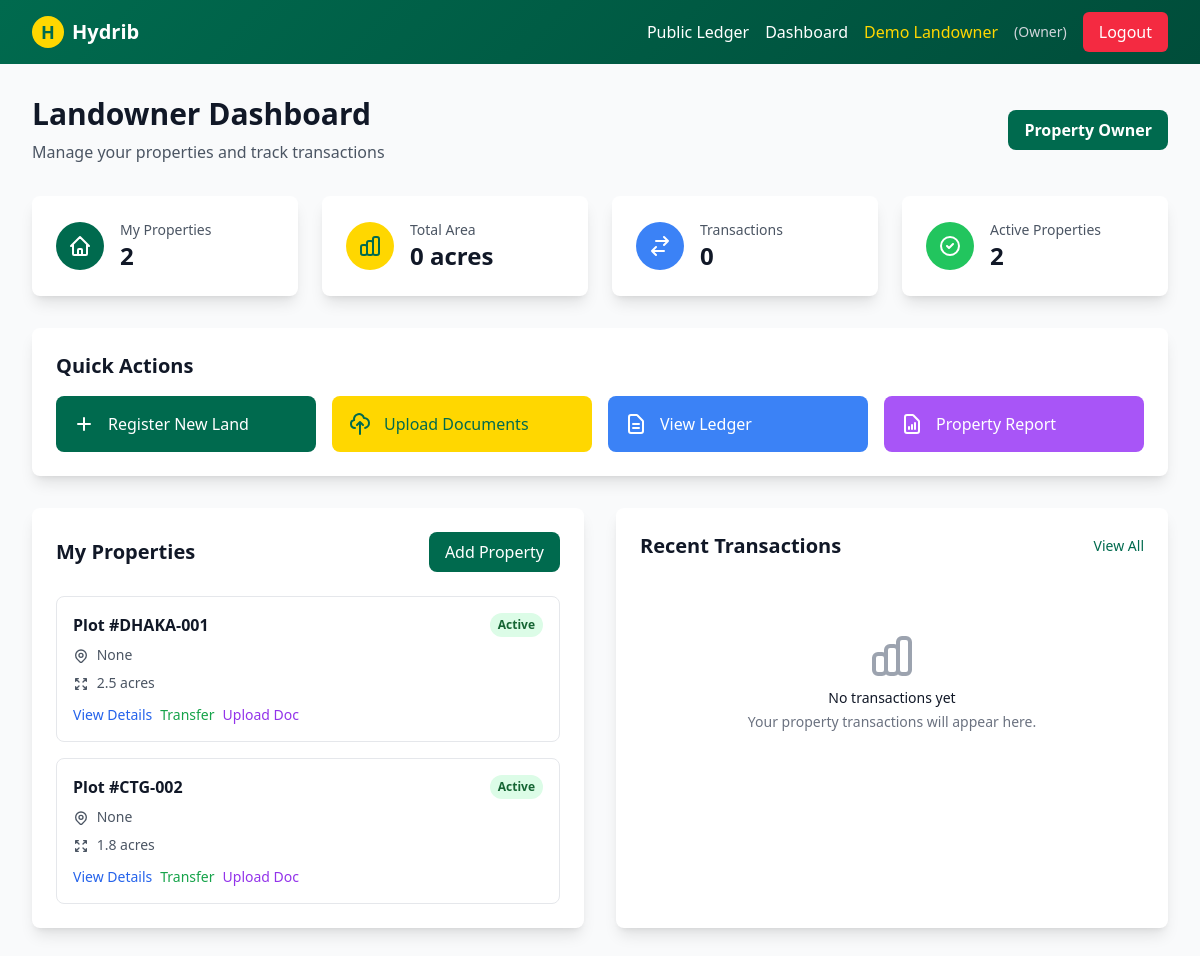
/dashboard (signed in), run on the app's committed database.
### tables this page shows
CREATE TABLE land_records (
            id INTEGER PRIMARY KEY AUTOINCREMENT,
            plot_number TEXT UNIQUE NOT NULL,
            khatian_number TEXT,
            dag_number TEXT,
            owner_id INTEGER,
            area REAL NOT NULL,
            market_value INTEGER NOT NULL,
            land_type TEXT NOT NULL,
            division TEXT NOT NULL,
            district TEXT NOT NULL,
            upazila TEXT NOT NULL,
            mouza TEXT,
            address TEXT NOT NULL,
            description TEXT,
            location TEXT,
            status TEXT DEFAULT 'registered',
            hash_value TEXT NOT NULL,
            created_at TIMESTAMP DEFAULT CURRENT_TIMESTAMP,
            FOREIGN KEY (owner_id) REFERENCES users (id)
        );

### app.py (the view, shortened to what this page needs)
@app.route('/dashboard')
@login_required
def dashboard():
    user_role = session.get('user_role')
    user_id = session.get('user_id')
    login_time = session.get('login_time')
    if login_time:
        login_datetime = datetime.datetime.fromisoformat(login_time)
        session_timeout = app.config.get('SESSION_TIMEOUT', 7200)  # 2 hours default
        if (datetime.datetime.now() - login_datetime).total_seconds() > session_timeout:
            session.clear()
            flash('Session expired. Please login again.', 'warning')
            return redirect(url_for('login'))
    conn = get_db_connection()
    if user_role == 'admin':
        pending_transactions = conn.execute(
            '''SELECT t.*, l.plot_number, l.address,
                      u1.full_name as from_user, u2.full_name as to_user
               FROM transactions t
               JOIN land_records l ON t.property_id = l.id
               LEFT JOIN users u1 ON t.seller_id = u1.id
               LEFT JOIN users u2 ON u2.email = t.buyer_email
               WHERE t.status = 'pending'
               ORDER BY t.created_at DESC'''
        ).fetchall()
        total_lands = conn.execute('SELECT COUNT(*) as count FROM land_records').fetchone()['count']
        total_users = conn.execute('SELECT COUNT(*) as count FROM users').fetchone()['count']
        total_transactions = conn.execute('SELECT COUNT(*) as count FROM transactions').fetchone()['count']
        conn.close()
        return render_template('admin_dashboard.html',
                             pending_transactions=pending_transactions,
                             total_lands=total_lands,
                             total_users=total_users,
                             total_transactions=total_transactions)
    elif user_role == 'owner':
        properties = conn.execute(
            'SELECT * FROM land_records WHERE owner_id = ? ORDER BY created_at DESC',
            (user_id,)
        ).fetchall()
        transactions = conn.execute(
            '''SELECT t.*, l.plot_number, l.address
               FROM transactions t
               JOIN land_records l ON t.property_id = l.id
               WHERE t.seller_id = ?
               ORDER BY t.created_at DESC LIMIT 10''',
            (user_id,)
        ).fetchall()
        conn.close()
        return render_template('owner_dashboard.html',
                             properties=properties,
                             transactions=transactions)

### app.py (called while the page is built)
def get_db_connection():
    conn = sqlite3.connect('land_registry.db')
    conn.row_factory = sqlite3.Row
    return conn

### security.py (called while the page is built)
def login_required(f):
    @wraps(f)
    def decorated_function(*args, **kwargs):
        if 'user_id' not in session:
            flash('Please login to access this page', 'error')
            return redirect(url_for('login'))
        return f(*args, **kwargs)
    return decorated_function

def add_security_headers(response):
    security_headers = {
        'X-Content-Type-Options': 'nosniff',
        'X-Frame-Options': 'DENY',
        'X-XSS-Protection': '1; mode=block',
        'Referrer-Policy': 'strict-origin-when-cross-origin'
    }
    for header, value in security_headers.items():
        response.headers[header] = value
    return response

### templates/owner_dashboard.html (shortened to what this page needs)
{% extends "base.html" %}
{% block content %}
<div class="min-h-screen bg-gray-50 py-8">
    <div class="max-w-7xl mx-auto px-4 sm:px-6 lg:px-8">
        <div class="mb-8">
            <div class="flex items-center justify-between">
                <div>
                    <h1 class="text-3xl font-bold text-gray-900">Landowner Dashboard</h1>
                    <p class="text-gray-600 mt-2">Manage your properties and track transactions</p>
                </div>
                <div class="flex items-center space-x-4">
                    <div class="bg-bangladesh-green text-white px-4 py-2 rounded-lg">
                        <span class="font-semibold">Property Owner</span>
                    </div>
                </div>
            </div>
        </div>
        <div class="grid grid-cols-1 md:grid-cols-2 lg:grid-cols-4 gap-6 mb-8">
            <div class="bg-white rounded-lg shadow-lg p-6 card-hover">
                <div class="flex items-center">
                    <div class="w-12 h-12 bg-bangladesh-green rounded-full flex items-center justify-center">
                        <svg class="w-6 h-6 text-white" fill="none" stroke="currentColor" viewBox="0 0 24 24">
                            <path stroke-linecap="round" stroke-linejoin="round" stroke-width="2" d="M3 12l2-2m0 0l7-7 7 7M5 10v10a1 1 0 001 1h3m10-11l2 2m-2-2v10a1 1 0 01-1 1h-3m-6 0a1 1 0 001-1v-4a1 1 0 011-1h2a1 1 0 011 1v4a1 1 0 001 1m-6 0h6"></path>
                        </svg>
                    </div>
                    <div class="ml-4">
                        <p class="text-sm font-medium text-gray-600">My Properties</p>
                        <p class="text-2xl font-bold text-gray-900">{{ properties|length }}</p>
                    </div>
                </div>
            </div>
            <div class="bg-white rounded-lg shadow-lg p-6 card-hover">
                <div class="flex items-center">
                    <div class="w-12 h-12 bg-bangladesh-gold rounded-full flex items-center justify-center">
                    </div>
                    <div class="ml-4">
                        <p class="text-sm font-medium text-gray-600">Total Area</p>
                        <p class="text-2xl font-bold text-gray-900">{% set total_area = 0 %}{% for prop in properties %}{% set total_area = total_area + (prop.area|extract_area) %}{% endfor %}{{ total_area|round(2) }} acres</p>
                    </div>
                </div>
            </div>
            <div class="bg-white rounded-lg shadow-lg p-6 card-hover">
                <div class="flex items-center">
                    <div class="w-12 h-12 bg-blue-500 rounded-full flex items-center justify-center">
                        <svg class="w-6 h-6 text-white" fill="none" stroke="currentColor" viewBox="0 0 24 24">
                            <path stroke-linecap="round" stroke-linejoin="round" stroke-width="2" d="M8 7h12m0 0l-4-4m4 4l-4 4m0 6H4m0 0l4 4m-4-4l4-4"></path>
                        </svg>
                    </div>
                    <div class="ml-4">
                        <p class="text-sm font-medium text-gray-600">Transactions</p>
                        <p class="text-2xl font-bold text-gray-900">{{ transactions|length }}</p>
                    </div>
                </div>
            </div>
            <div class="bg-white rounded-lg shadow-lg p-6 card-hover">
                <div class="flex items-center">
                    <div class="w-12 h-12 bg-green-500 rounded-full flex items-center justify-center">
                        <svg class="w-6 h-6 text-white" fill="none" stroke="currentColor" viewBox="0 0 24 24">
                            <path stroke-linecap="round" stroke-linejoin="round" stroke-width="2" d="M9 12l2 2 4-4m6 2a9 9 0 11-18 0 9 9 0 0118 0z"></path>
                        </svg>
                    </div>
                    <div class="ml-4">
                        <p class="text-sm font-medium text-gray-600">Active Properties</p>
                        <p class="text-2xl font-bold text-gray-900">{{ properties|selectattr('status', 'equalto', 'active')|list|length }}</p>
                    </div>
                </div>
            </div>
        </div>
        <div class="bg-white rounded-lg shadow-lg p-6 mb-8">
            <h2 class="text-xl font-bold text-gray-900 mb-4">Quick Actions</h2>
            <div class="grid grid-cols-1 md:grid-cols-2 lg:grid-cols-4 gap-4">
                <a href="{{ url_for('register_land') }}" class="flex items-center p-4 bg-bangladesh-green text-white rounded-lg hover:bg-dark-green transition-colors duration-200">
                    <svg class="w-6 h-6 mr-3" fill="none" stroke="currentColor" viewBox="0 0 24 24">
                        <path stroke-linecap="round" stroke-linejoin="round" stroke-width="2" d="M12 6v6m0 0v6m0-6h6m-6 0H6"></path>
                    </svg>
                    <span class="font-medium">Register New Land</span>
                </a>
                <a href="/upload-documents" class="flex items-center p-4 bg-bangladesh-gold text-bangladesh-green rounded-lg hover:bg-yellow-500 transition-colors duration-200">
                    <svg class="w-6 h-6 mr-3" fill="none" stroke="currentColor" viewBox="0 0 24 24">
                        <path stroke-linecap="round" stroke-linejoin="round" stroke-width="2" d="M7 16a4 4 0 01-.88-7.903A5 5 0 1115.9 6L16 6a5 5 0 011 9.9M15 13l-3-3m0 0l-3 3m3-3v12"></path>
                    </svg>
                    <span class="font-medium">Upload Documents</span>
                </a>
                <a href="/ledger" class="flex items-center p-4 bg-blue-500 text-white rounded-lg hover:bg-blue-600 transition-colors duration-200">
                    <svg class="w-6 h-6 mr-3" fill="none" stroke="currentColor" viewBox="0 0 24 24">
                        <path stroke-linecap="round" stroke-linejoin="round" stroke-width="2" d="M9 12h6m-6 4h6m2 5H7a2 2 0 01-2-2V5a2 2 0 012-2h5.586a1 1 0 01.707.293l5.414 5.414a1 1 0 01.293.707V19a2 2 0 01-2 2z"></path>
                    </svg>
                    <span class="font-medium">View Ledger</span>
                </a>
                <button onclick="generatePropertyReport()" class="flex items-center p-4 bg-purple-500 text-white rounded-lg hover:bg-purple-600 transition-colors duration-200">
                    <svg class="w-6 h-6 mr-3" fill="none" stroke="currentColor" viewBox="0 0 24 24">
                        <path stroke-linecap="round" stroke-linejoin="round" stroke-width="2" d="M9 17v-2m3 2v-4m3 4v-6m2 10H7a2 2 0 01-2-2V5a2 2 0 012-2h5.586a1 1 0 01.707.293l5.414 5.414a1 1 0 01.293.707V19a2 2 0 01-2 2z"></path>
                    </svg>
                    <span class="font-medium">Property Report</span>
                </button>
            </div>
        </div>
        <div class="grid grid-cols-1 lg:grid-cols-2 gap-8">
            <div class="bg-white rounded-lg shadow-lg p-6">
                <div class="flex items-center justify-between mb-6">
                    <h2 class="text-xl font-bold text-gray-900">My Properties</h2>
                    <a href="{{ url_for('register_land') }}" class="bg-bangladesh-green text-white px-4 py-2 rounded-lg hover:bg-dark-green transition-colors duration-200">
                        Add Property
                    </a>
                </div>
                {% if properties %}
                    <div class="space-y-4">
                        {% for property in properties %}
                        <div class="border border-gray-200 rounded-lg p-4 hover:shadow-md transition-shadow duration-200">
                            <div class="flex items-center justify-between mb-2">
                                <h3 class="font-semibold text-gray-900">Plot #{{ property.plot_number }}</h3>
                                <span class="inline-flex px-2 py-1 text-xs font-semibold rounded-full {% if property.status == 'active' %}bg-green-100 text-green-800{% elif property.status == 'pending_transfer' %}bg-yellow-100 text-yellow-800{% else %}bg-red-100 text-red-800{% endif %}">
                                    {{ property.status|replace('_', ' ')|title }}
                                </span>
                            </div>
                            <p class="text-gray-600 text-sm mb-2">
                                {{ property.location }}
                            </p>
                            <p class="text-gray-600 text-sm mb-3">
                                <svg class="w-4 h-4 inline mr-1" fill="none" stroke="currentColor" viewBox="0 0 24 24">
                                    <path stroke-linecap="round" stroke-linejoin="round" stroke-width="2" d="M4 8V4m0 0h4M4 4l5 5m11-1V4m0 0h-4m4 0l-5 5M4 16v4m0 0h4m-4 0l5-5m11 5l-5-5m5 5v-4m0 4h-4"></path>
                                </svg>
                                {{ property.area }} acres
                            </p>
                            <div class="flex space-x-2">
                                <button onclick="viewPropertyDetails('{{ property.id }}')" class="text-blue-600 hover:text-blue-800 text-sm font-medium">
                                    View Details
                                </button>
                                {% if property.status == 'active' %}
                                <button onclick="initiateTransfer('{{ property.id }}')" class="text-green-600 hover:text-green-800 text-sm font-medium">
                                    Transfer
                                </button>
                                {% endif %}
                                <a href="{{ url_for('upload_documents', property_id=property.id) }}" class="text-purple-600 hover:text-purple-800 text-sm font-medium">
                                    Upload Doc
                                </a>
                            </div>
                        </div>
                        {% endfor %}
                    </div>
                {% endif %}
            </div>
            <div class="bg-white rounded-lg shadow-lg p-6">
                <div class="flex items-center justify-between mb-6">
                    <h2 class="text-xl font-bold text-gray-900">Recent Transactions</h2>
                    <a href="/ledger" class="text-bangladesh-green hover:text-dark-green text-sm font-medium">
                        View All
                    </a>
                </div>
                {% if transactions %}
                    <div class="space-y-4">
                        {% for transaction in transactions %}
                        <div class="border border-gray-200 rounded-lg p-4">
                            <div class="flex items-center justify-between mb-2">
                                <h3 class="font-semibold text-gray-900">{{ transaction.plot_number }}</h3>
                                <span class="inline-flex px-2 py-1 text-xs font-semibold rounded-full {% if transaction.status == 'completed' %}bg-green-100 text-green-800{% elif transaction.status == 'pending' %}bg-yellow-100 text-yellow-800{% elif transaction.status == 'approved' %}bg-blue-100 text-blue-800{% else %}bg-red-100 text-red-800{% endif %}">
                                    {{ transaction.status|title }}
                                </span>
                            </div>
                            <p class="text-gray-600 text-sm mb-2">
                                Type: {{ transaction.transaction_type|title }}
                            </p>
                            <p class="text-gray-600 text-sm mb-2">
                                Location: {{ transaction.location }}
                            </p>
                            <p class="text-gray-500 text-xs">
                                {{ transaction.created_at[:16].replace('T', ' ') if transaction.created_at else 'N/A' }}
                            </p>
                        </div>
                        {% endfor %}
                    </div>
                {% else %}
                    <div class="text-center py-12">
                        <h3 class="mt-2 text-sm font-medium text-gray-900">No transactions yet</h3>
                        <p class="mt-1 text-sm text-gray-500">Your property transactions will appear here.</p>
                    </div>
                {% endif %}
            </div>
        </div>
    </div>
</div>
{% endblock %}

### templates/base.html (style rules this page uses)
.card-hover { transition: all 0.3s ease; }

### data on the page
land_records: plot_number "DHAKA-001", status "Active", location "None", area "2.5"
land_records: plot_number "CTG-002", status "Active", location "None", area "1.8"

### other printed values
{{ session.user_name }} "Demo Landowner"
{{ session.user_role|title }} "Owner"
{{ properties|length }} "2"
{{ total_area|round(2) }} "0"
{{ transactions|length }} "0"
{{ properties|selectattr('status', 'equalto', 'active')|list|length }} "2"
